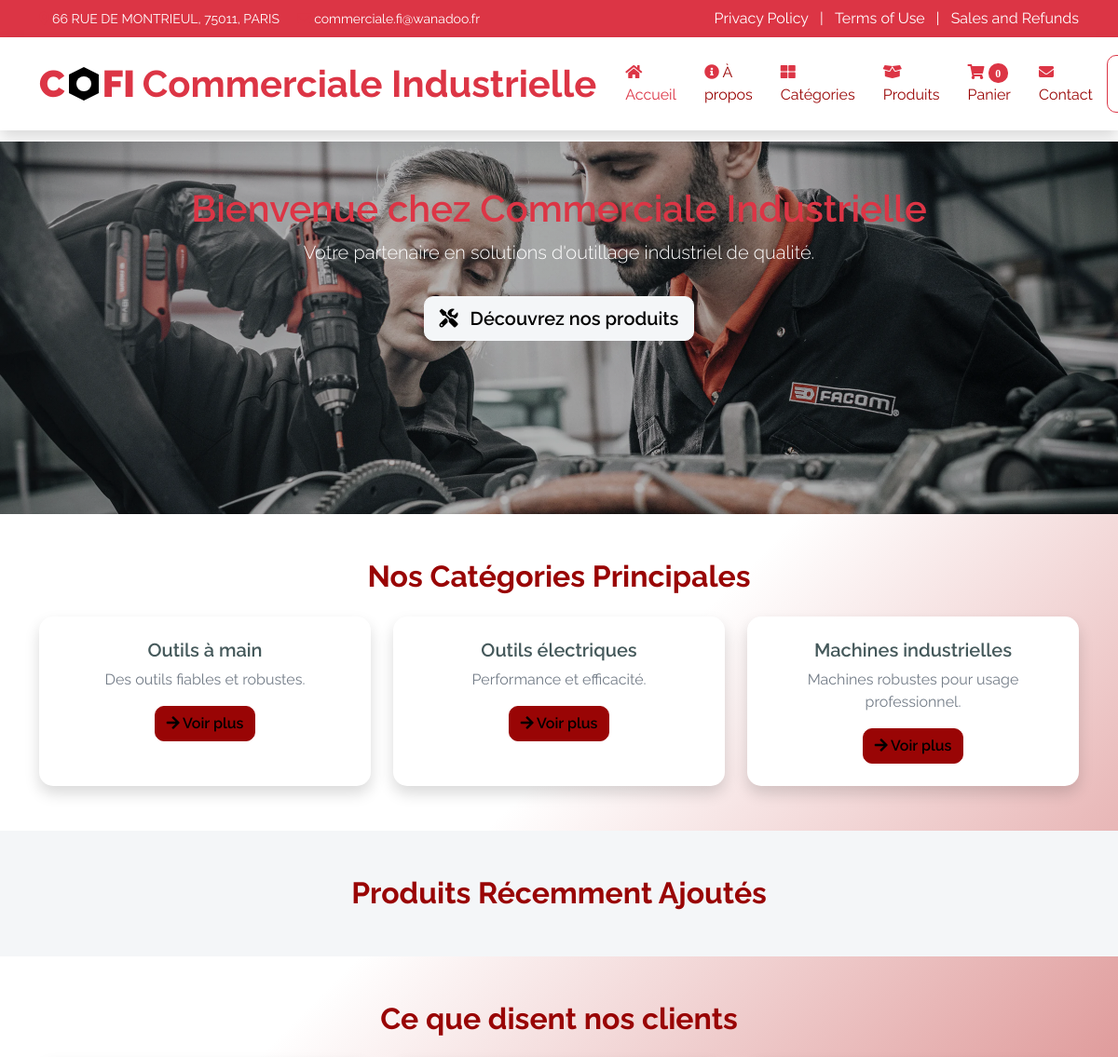
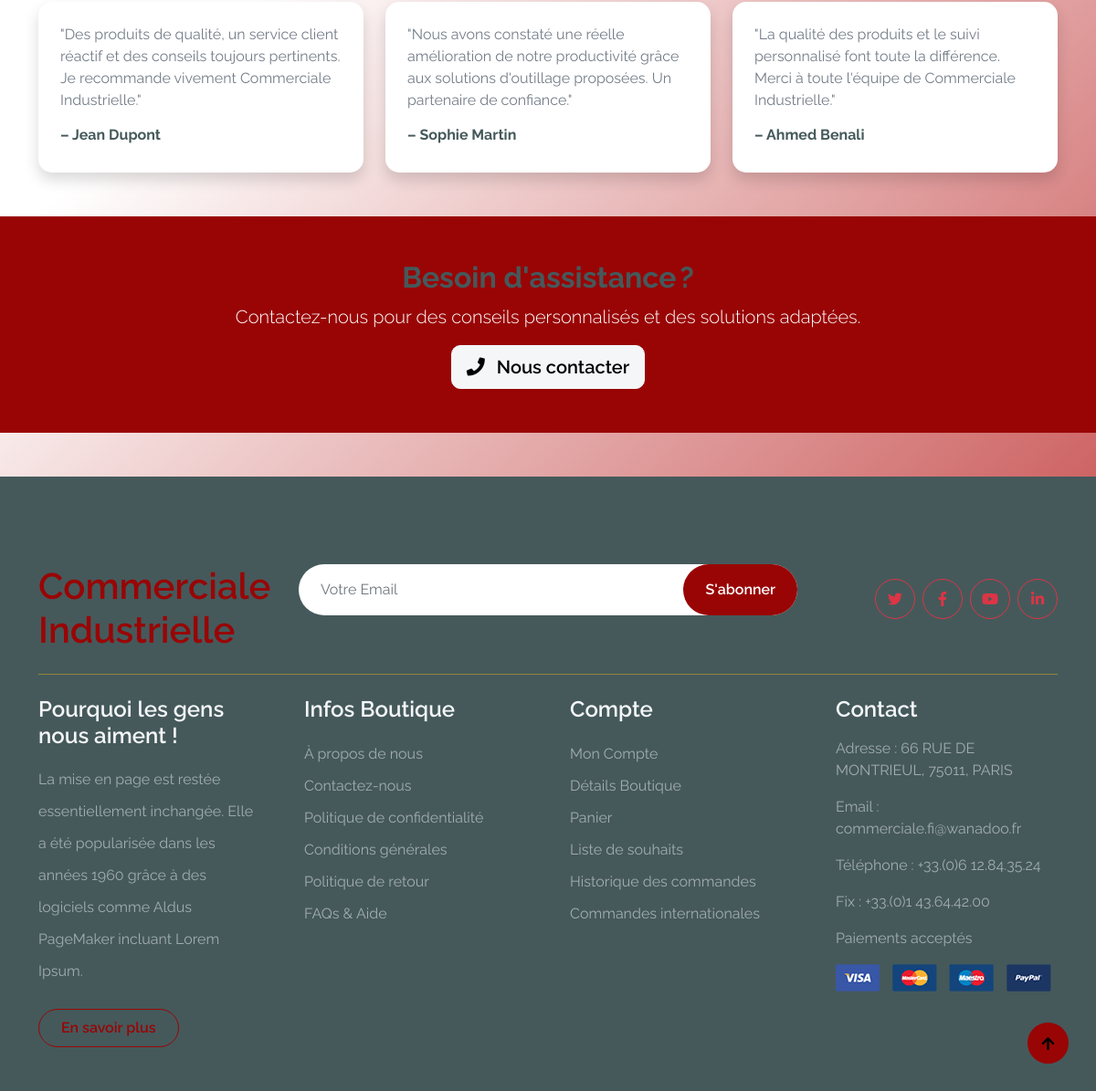
The page / on the database its author committed (2 pictures, top to bottom).
### tables this page shows
CREATE TABLE `categories` (
  `categorie_id` int(11) NOT NULL,
  `nom` varchar(100) NOT NULL,
  `description` text DEFAULT NULL,
  `date_ajout` timestamp NOT NULL DEFAULT current_timestamp()
);

### index.php (the view, shortened to what this page needs)
<?php
include 'config.php';
$query_categories = $pdo->query("SELECT * FROM categories LIMIT 3");
$categories = $query_categories->fetchAll(PDO::FETCH_ASSOC);
?>
<!DOCTYPE html>
<html lang="fr">
<head>
    <link rel="stylesheet" href="https://use.fontawesome.com/releases/v5.15.4/css/all.css"/>
    <link href="https://cdn.jsdelivr.net/npm/bootstrap-icons@1.4.1/font/bootstrap-icons.css" rel="stylesheet">
    <link href="lib/lightbox/css/lightbox.min.css" rel="stylesheet">
    <link href="lib/owlcarousel/assets/owl.carousel.min.css" rel="stylesheet">
    <link href="css/bootstrap.min.css" rel="stylesheet">
    <link href="css/style.css" rel="stylesheet">
</head>
<body>
    <?php include 'navbar.php'; ?>
    <div class="container-fluid py-5 bg-primary  page-header text-white text-center">
        <h1 class="text-danger">Bienvenue chez <span class="text-danger">Commerciale Industrielle</span></h1>
        <p class="lead">Votre partenaire en solutions d'outillage industriel de qualité.</p>
        <a href="categories.php" class="btn btn-light btn-lg mt-3"><i class="fas fa-tools me-2"></i> Découvrez nos produits</a>
    </div>
    <section class="py-5">
        <div class="container">
            <h2 class="text-primary fw-bold text-center mb-4">Nos Catégories Principales</h2>
            <div class="row g-4">
                <?php foreach ($categories as $categorie) : ?>
                    <div class="col-lg-4 col-md-6">
                        <div class="card shadow h-100">
                            <div class="card-body text-center">
                                <h5 class="card-title"><?= htmlspecialchars($categorie['nom']); ?></h5>
                                <p class="card-text"><?= htmlspecialchars($categorie['description']); ?></p>
                                <a href="category.php?id=<?= $categorie['categorie_id']; ?>" class="btn btn-primary"><i class="fas fa-arrow-right"></i> Voir plus</a>
                            </div>
                        </div>
                    </div>
                <?php endforeach; ?>
            </div>
        </div>
    </section>
    <section class="bg-light py-5">
        <div class="container">
            <h2 class="text-primary fw-bold text-center mb-4">Produits Récemment Ajoutés</h2>
        </div>
    </section>
    <section class="py-5">
        <div class="container">
            <h2 class="text-primary fw-bold text-center mb-4">Ce que disent nos clients</h2>
            <div class="row g-4">
                <div class="col-md-4">
                    <div class="card shadow h-100">
                        <div class="card-body">
                            <p class="card-text">"Des produits de qualité, un service client réactif et des conseils toujours pertinents. Je recommande vivement Commerciale Industrielle."</p>
                            <h6 class="fw-bold">– Jean Dupont</h6>
                        </div>
                    </div>
                </div>
                <div class="col-md-4">
                    <div class="card shadow h-100">
                        <div class="card-body">
                            <p class="card-text">"Nous avons constaté une réelle amélioration de notre productivité grâce aux solutions d'outillage proposées. Un partenaire de confiance."</p>
                            <h6 class="fw-bold">– Sophie Martin</h6>
                        </div>
                    </div>
                </div>
                <div class="col-md-4">
                    <div class="card shadow h-100">
                        <div class="card-body">
                            <p class="card-text">"La qualité des produits et le suivi personnalisé font toute la différence. Merci à toute l'équipe de Commerciale Industrielle."</p>
                            <h6 class="fw-bold">– Ahmed Benali</h6>
                        </div>
                    </div>
                </div>
            </div>
        </div>
    </section>
    <section class="py-5 text-center bg-primary text-white">
        <h2 class="fw-bold">Besoin d'assistance ?</h2>
        <p class="lead">Contactez-nous pour des conseils personnalisés et des solutions adaptées.</p>
        <a href="contact.php" class="btn btn-light btn-lg"><i class="fas fa-phone me-2"></i> Nous contacter</a>
    </section>
    <?php include 'footer.php'; ?>
    <a href="#" class="btn btn-primary border-3 border-primary rounded-circle back-to-top"><i class="fa fa-arrow-up"></i></a>
</body>
</html>

### navbar.php (shortened to what this page needs)
<?php
$cartTotal = 0;
?>
<div class="container-fluid fixed-top px-0">
    <div class="container-fluid bg-danger d-none d-lg-block py-2">
        <div class="container d-flex justify-content-between text-white">
            <div>
                <small>
                    <i class="fas fa-map-marker-alt text-danger"></i>
                    <a href="#" class="text-white text-decoration-none">66 RUE DE MONTRIEUL, 75011, PARIS</a>
                </small>
                <small class="ms-3">
                    <i class="fas fa-envelope text-danger"></i>
                    <a href="mailto:commerciale.fi@wanadoo.fr" class="text-white text-decoration-none">commerciale.fi@wanadoo.fr</a>
                </small>
            </div>
            <div>
                <a href="#" class="text-white text-decoration-none me-2">Privacy Policy</a> |
                <a href="#" class="text-white text-decoration-none mx-2">Terms of Use</a> |
                <a href="#" class="text-white text-decoration-none ms-2">Sales and Refunds</a>
            </div>
        </div>
    </div>
    <nav class="navbar navbar-expand-xl bg-white shadow">
        <div class="container d-flex justify-content-between align-items-center">
            <a href="index.php" class="navbar-brand d-flex align-items-center">
                <div class="me-2" style="display: inline-flex; align-items: center;">
                    <span class="h1 m-0 text-danger fw-bold" style="line-height: 1;"><strong>C</strong></span>
                    <span class="h1 m-0 text-danger fw-bold" style="line-height: 1;"><strong>FI</strong></span>
                </div>
                <div>
                    <h5 class="h1 m-0 text-danger fw-bold">Commerciale Industrielle</h5>
                </div>
            </a>
            <div class="collapse navbar-collapse justify-content-center" id="navbarCollapse">
                <ul class="navbar-nav">
                    <li class="nav-item">
                        <a href="index.php" class="nav-link <?= basename($_SERVER['PHP_SELF']) === 'index.php' ? 'active' : '' ?>">
                            <i class="fas fa-home text-danger"></i> Accueil
                        </a>
                    </li>
                    <li class="nav-item">
                        <a href="about.php" class="nav-link <?= basename($_SERVER['PHP_SELF']) === 'about.php' ? 'active' : '' ?>">
                            <i class="fas fa-info-circle text-danger"></i> À propos
                        </a>
                    </li>
                    <li class="nav-item">
                        <a href="categories.php" class="nav-link <?= basename($_SERVER['PHP_SELF']) === 'categories.php' ? 'active' : '' ?>">
                            <i class="fas fa-th-large text-danger"></i> Catégories
                        </a>
                    </li>
                    <li class="nav-item">
                        <a href="products.php" class="nav-link <?= basename($_SERVER['PHP_SELF']) === 'products.php' ? 'active' : '' ?>">
                            <i class="fas fa-box-open text-danger"></i> Produits
                        </a>
                    </li>
                    <li class="nav-item">
                        <a href="cart.php" class="nav-link <?= basename($_SERVER['PHP_SELF']) === 'cart.php' ? 'active' : '' ?>">
                            <i class="fas fa-shopping-cart text-danger"><span id="cart-count" class="badge bg-danger ms-1"><?= $cartTotal ?></span></i> Panier
                        </a>
                    </li>
                    <li class="nav-item">
                        <a href="contact.php" class="nav-link <?= basename($_SERVER['PHP_SELF']) === 'contact.php' ? 'active' : '' ?>">
                            <i class="fas fa-envelope text-danger"></i> Contact
                        </a>
                    </li>
                </ul>
            </div>
            <div class="d-flex align-items-center">
                <?php if (isset($_SESSION['email'])) { ?>
                    <a href="logout.php" class="btn btn-outline-danger">
                        <i class="fas fa-sign-out-alt"></i> Déconnexion
                    </a>
                <?php } else { ?>
                    <a href="login.php" class="btn btn-outline-danger">
                    </a>
                <?php } ?>
            </div>
        </div>
    </nav>
</div>

### footer.php
<div class="container-fluid bg-dark text-white-50 footer pt-5 mt-5">
    <div class="container py-5">
        <div class="pb-4 mb-4" style="border-bottom: 1px solid rgba(226, 175, 24, 0.5) ;">
            <div class="row g-4">
                <div class="col-lg-3">
                    <a href="#">
                        <h1 class="text-primary mb-0">Commerciale Industrielle</h1>
                    </a>
                </div>
                <div class="col-lg-6">
                    <div class="position-relative mx-auto">
                        <input class="form-control border-0 w-100 py-3 px-4 rounded-pill" type="number" placeholder="Votre Email">
                        <button type="submit" class="btn btn-primary border-0 border-danger py-3 px-4 position-absolute rounded-pill text-white" style="top: 0; right: 0;">S'abonner</button>
                    </div>
                </div>
                <div class="col-lg-3">
                    <div class="d-flex justify-content-end pt-3">
                        <a class="btn  btn-outline-danger me-2 btn-md-square rounded-circle" href=""><i class="fab fa-twitter"></i></a>
                        <a class="btn btn-outline-danger me-2 btn-md-square rounded-circle" href=""><i class="fab fa-facebook-f"></i></a>
                        <a class="btn btn-outline-danger me-2 btn-md-square rounded-circle" href=""><i class="fab fa-youtube"></i></a>
                        <a class="btn btn-outline-danger btn-md-square rounded-circle" href=""><i class="fab fa-linkedin-in"></i></a>
                    </div>
                </div>
            </div>
        </div>
        <div class="row g-5">
            <div class="col-lg-3 col-md-6">
                <div class="footer-item">
                    <h4 class="text-light mb-3">Pourquoi les gens nous aiment !</h4>
                    <p class="mb-4">La mise en page est restée essentiellement inchangée. Elle a été popularisée dans les années 1960 grâce à des logiciels comme Aldus PageMaker incluant Lorem Ipsum.</p>
                    <a href="" class="btn border-danger py-2 px-4 rounded-pill text-primary">En savoir plus</a>
                </div>
            </div>
            <div class="col-lg-3 col-md-6">
                <div class="d-flex flex-column text-start footer-item">
                    <h4 class="text-light mb-3">Infos Boutique</h4>
                    <a class="btn-link" href="">À propos de nous</a>
                    <a class="btn-link" href="">Contactez-nous</a>
                    <a class="btn-link" href="">Politique de confidentialité</a>
                    <a class="btn-link" href="">Conditions générales</a>
                    <a class="btn-link" href="">Politique de retour</a>
                    <a class="btn-link" href="">FAQs & Aide</a>
                </div>
            </div>
            <div class="col-lg-3 col-md-6">
                <div class="d-flex flex-column text-start footer-item">
                    <h4 class="text-light mb-3">Compte</h4>
                    <a class="btn-link" href="">Mon Compte</a>
                    <a class="btn-link" href="">Détails Boutique</a>
                    <a class="btn-link" href="">Panier</a>
                    <a class="btn-link" href="">Liste de souhaits</a>
                    <a class="btn-link" href="">Historique des commandes</a>
                    <a class="btn-link" href="">Commandes internationales</a>
                </div>
            </div>
            <div class="col-lg-3 col-md-6">
                <div class="footer-item">
                    <h4 class="text-light mb-3">Contact</h4>
                    <p>Adresse :  66 RUE DE MONTRIEUL, 75011, PARIS</p>
                    <p>Email : commerciale.fi@wanadoo.fr</p>
                    <p>Téléphone : +33.(0)6 12.84.35.24</p>
                    <p>Fix : +33.(0)1 43.64.42.00</p>
                    <p>Paiements acceptés</p>
                    <img src="img/payment.png" class="img-fluid" alt="">
                </div>
            </div>
        </div>
    </div>
</div>

### css/style.css (style rules this page uses)
:root { --bs-danger: #dc3545; --bs-primary: #007bff; }
body { background: linear-gradient(135deg, #fff 40%, #b71c1c 100%); font-family: 'Raleway', sans-serif; }
.back-to-top { position: fixed; right: 30px; bottom: 30px; display: flex; width: 45px; height: 45px; align-items: center; justify-content: center; transition: 0.5s; z-index: 99; }
.btn { font-weight: 600; transition: .5s; }
.btn-md-square { width: 44px; height: 44px; }
.btn-square, .btn-sm-square, .btn-md-square, .btn-lg-square { padding: 0; display: flex; align-items: center; justify-content: center; font-weight: normal; }
.btn.border-danger { transition: 0.5s; }
.fixed-top { transition: 0.5s; background: var(--bs-white); border: 0; }
.navbar .navbar-nav .nav-link { padding: 10px 15px; font-size: 16px; transition: .5s; }
.navbar { height: 100px; border-bottom: 1px solid rgba(255, 255, 255, .1); }
.navbar .navbar-nav .nav-link:hover, .navbar .navbar-nav .nav-link.active, .fixed-top.bg-white .navbar .navbar-nav .nav-link:hover, .fixed-top.bg-white .navbar .navbar-nav .nav-link.active { color: var(--bs-danger); }
.page-header { position: relative; background: linear-gradient(rgba(0, 0, 0, 0.3), rgba(0, 0, 0, 0.3)), url(../img/baner2.webp); background-position: center center; background-repeat: no-repeat; background-size: cover; height: 400px; width: 100%; }
@media (min-width: 992px) { .hero-header, .page-header { margin-top: 152px !important; } }
.footer .footer-item .btn-link { line-height: 35px; color: rgba(255, 255, 255, .5); transition: 0.5s; }
.footer .footer-item p.mb-4 { line-height: 35px; }

### index.php (style rules this page uses)
.card { position: relative; border: none; border-radius: 15px; overflow: hidden; background: #fff; transform-style: preserve-3d; perspective: 1000px; transition: transform 0.5s ease, box-shadow 0.5s ease; }
.card::before { content: ""; position: absolute; top: 0; left: 0; width: 100%; height: 100%; background: linear-gradient(45deg, rgba(255,255,255,0.2), rgba(0,0,0,0.1)); opacity: 0; transition: opacity 0.5s ease; pointer-events: none; transform: translateZ(1px); }
body { background: linear-gradient(135deg, #fff 40%, #b71c1c 100%); font-family: 'Raleway', sans-serif; }
.card-body { padding: 1.5rem; transition: transform 0.5s ease; backface-visibility: hidden; }

### rows shown on the page
categories: nom "Outils à main", description "Des outils fiables et robustes."
categories: nom "Outils électriques", description "Performance et efficacité."
categories: nom "Machines industrielles", description "Machines robustes pour usage professionnel."

### other values the page prints
$cartTotal "0"
